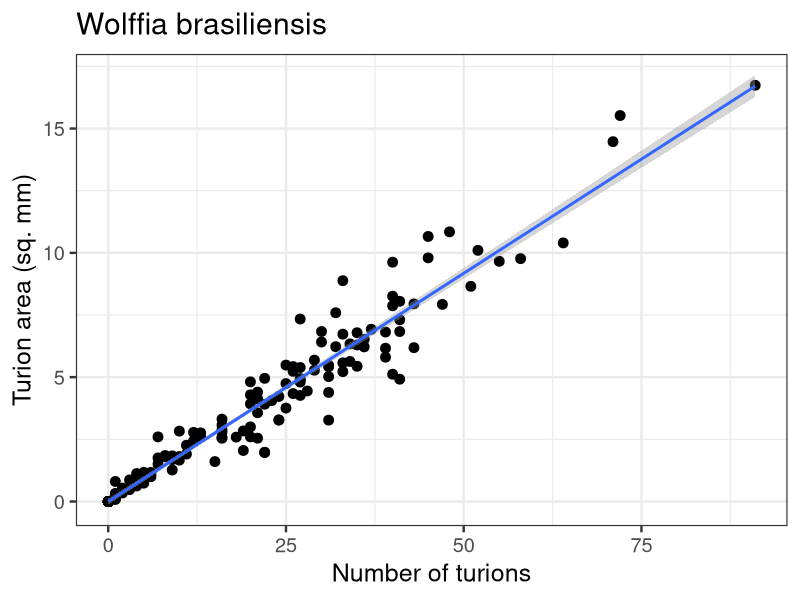
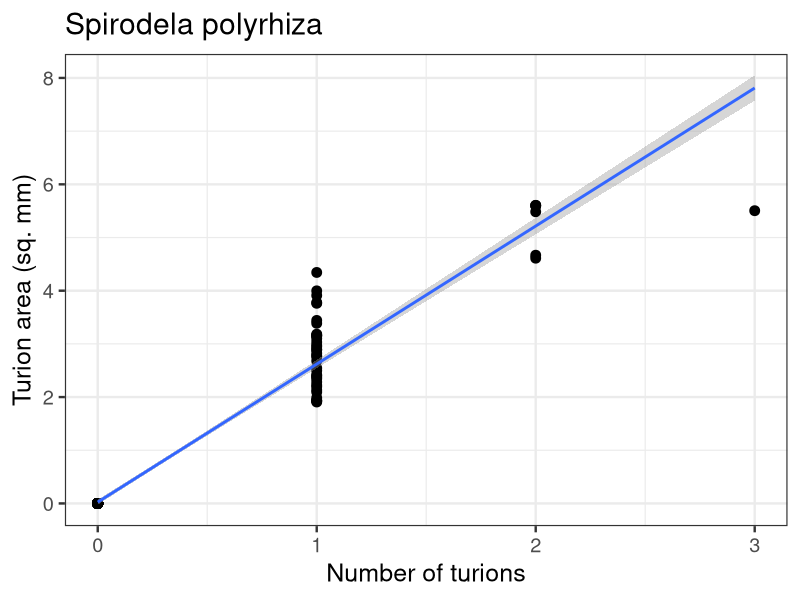
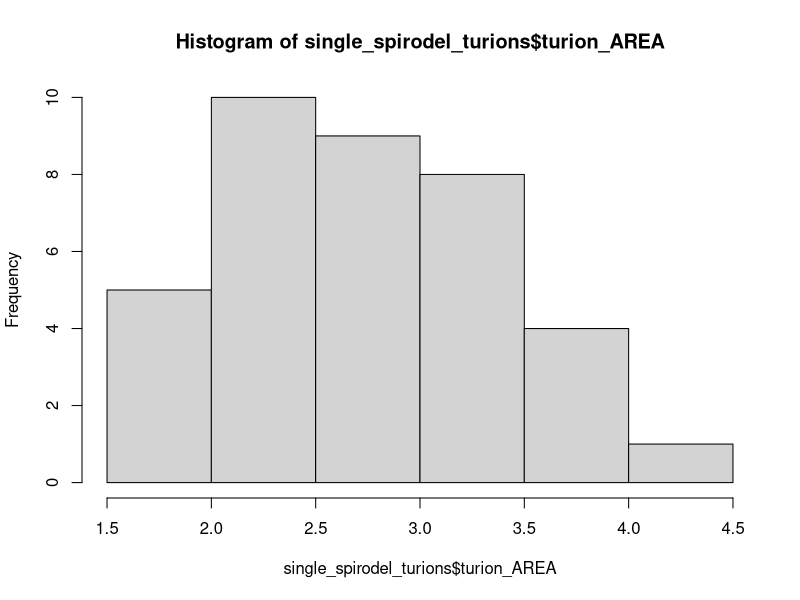

Generate these figures, in order, with R:
############################################
# Turion # to Turion area                  #
# Conversion                               #
# Data from Fall 2012 Stoichiometry exp.   #
############################################
library(plyr)
library(ggplot2)

# import data 
data_turion_area <- read.csv("turion_area-FOR_CONVERSION_ONLY.csv")
head(data_turion_area)

# add a new variable that combines plate and well to use as an ID 
data_turion_area$id <- paste(data_turion_area$plate,data_turion_area$row,data_turion_area$col,sep="")

# reshape the data 
a <- reshape(data_turion_area, 
             idvar="id",
             varying = c("turion_area5","turion_area7","turion_area10","turion_area12"),
             times = c(5,7,10,12),
             timevar = "day",
             v.names = "turion_AREA",
             direction = "long")

b <- reshape(data_turion_area, 
             idvar="id",
             varying = c("turions5","turions7","turions10","turions12"),
             times = c(5,7,10,12),
             timevar = "day",
             v.names = "turion_NUMB",
             direction = "long")

# remove un-needed variables 
a[9:28] <- list(NULL)
b[9:28] <- list(NULL)

# merge 
data_turion_area_long <- merge(a,b)

# clean-up
row.names(data_turion_area_long) <- seq(nrow(data_turion_area_long)) # Re-name the rows so they're not so ugly

# check it out 
head(data_turion_area_long)

# Wolffia
turion_area_WB <- ggplot(subset(data_turion_area_long, data_turion_area_long$species=="W"), aes(x=turion_NUMB,y=turion_AREA))
turion_area_WB <- turion_area_WB + geom_point(size=3)
turion_area_WB <- turion_area_WB + ggtitle("Wolffia brasiliensis")
turion_area_WB <- turion_area_WB + xlab("Number of turions")
turion_area_WB <- turion_area_WB + ylab("Turion area (sq. mm)")
turion_area_WB <- turion_area_WB + theme_bw(base_size=18)
turion_area_WB <- turion_area_WB + geom_smooth(method='lm')
turion_area_WB

# get the slope and intercept 
lm(turion_AREA ~ turion_NUMB, data=subset(data_turion_area_long, data_turion_area_long$species=="W"))
summary(lm(turion_AREA ~ turion_NUMB, data=subset(data_turion_area_long, data_turion_area_long$species=="W")))
# Intercept: -0.001849
# Slope: 0.183589 
# adj R sq: 0.9524

# Spirodela
turion_area_SP <- ggplot(subset(data_turion_area_long, data_turion_area_long$species=="S"), aes(x=turion_NUMB,y=turion_AREA))
turion_area_SP <- turion_area_SP + geom_point(size=3)
turion_area_SP <- turion_area_SP + ggtitle("Spirodela polyrhiza")
turion_area_SP <- turion_area_SP + xlab("Number of turions")
turion_area_SP <- turion_area_SP + ylab("Turion area (sq. mm)")
turion_area_SP <- turion_area_SP + theme_bw(base_size=18)
turion_area_SP <- turion_area_SP + geom_smooth(method='lm')
turion_area_SP

# get the subset of spirodela data where theere is a single turion 
single_spirodel_turions <- subset(data_turion_area_long, data_turion_area_long$species=="S" & data_turion_area_long$turion_NUMB==1)
# plot a histogram 
hist(single_spirodel_turions$turion_AREA)

# summary statistics
numb_area <- length(single_spirodel_turions$turion_AREA)
mean_area <- mean(single_spirodel_turions$turion_AREA) # 2.793108
sd_area <- sd(single_spirodel_turions$turion_AREA)
se_area <- sd_area/sqrt(numb_area)
error <- qnorm(0.975)*sd_area/sqrt(numb_area)
lower <- mean_area - error
upper <- mean_area + error
